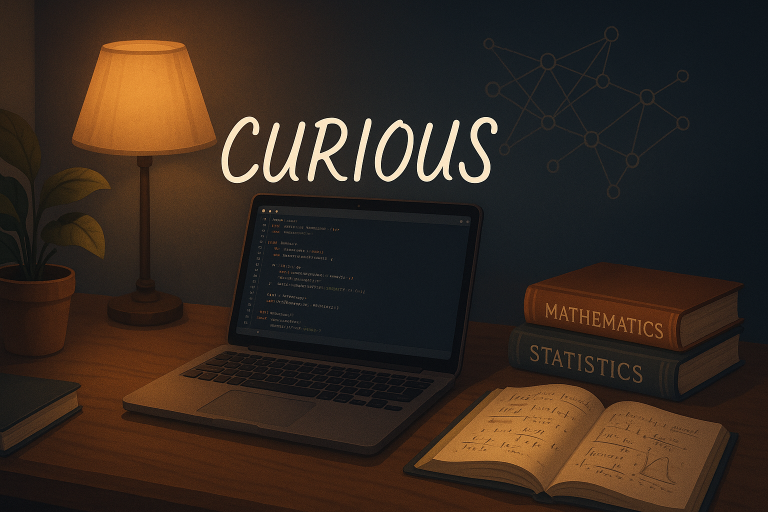
#> input picture images/banner.png, 1536 x 1024 px, found by its file name (shown at 1/2 size)
$ python cropping.py
#> lines starting #> are read from the running program, lines starting #| are printed output that depends on the picture
import cv2

image = cv2.imread("E:\\Learnings_and_Projects\\GitHub-repo\\Learning_CV\\images\\banner.png")
#> image is the input picture: shape (1024, 1536, 3); mean B, G, R 31, 40.5, 53.7

if image is not None:
    cropped_text = image[240:370, 430:1000]
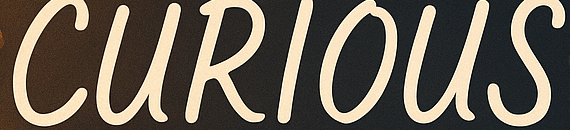
#> cropped_text: shape (130, 570, 3); mean B, G, R 83.9, 96.1, 104.7
    crooped_lamp = image[100:300, 100:500]
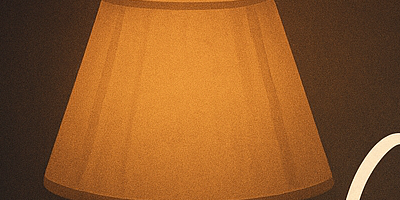
#> crooped_lamp: shape (200, 400, 3); mean B, G, R 39.7, 89.3, 145.2
    cv2.imshow("Original", image)
    cv2.imshow("Text", cropped_text)
    cv2.imshow("Lamp", crooped_lamp)

    # image_shape = image.shape
    # print(image_shape)

    cv2.waitKey(0)
    cv2.destroyAllWindows()
else:
    print("Not Loaded")
